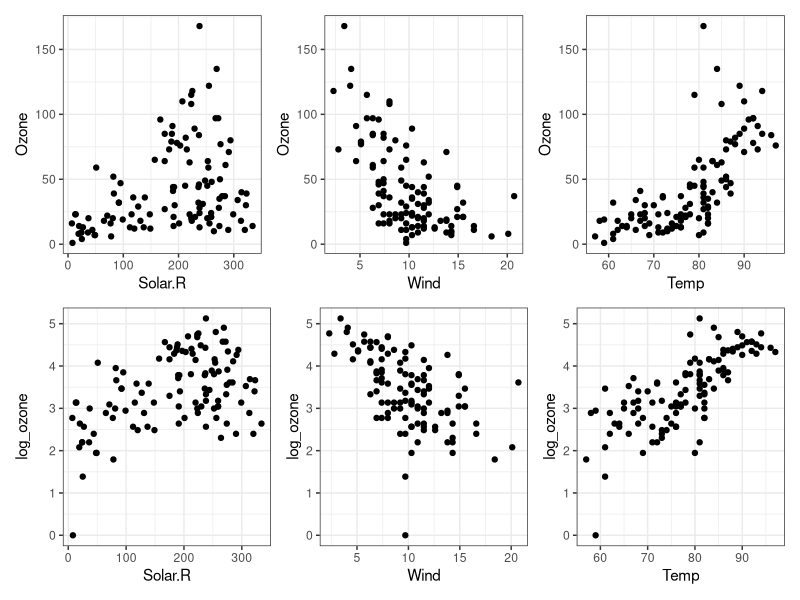
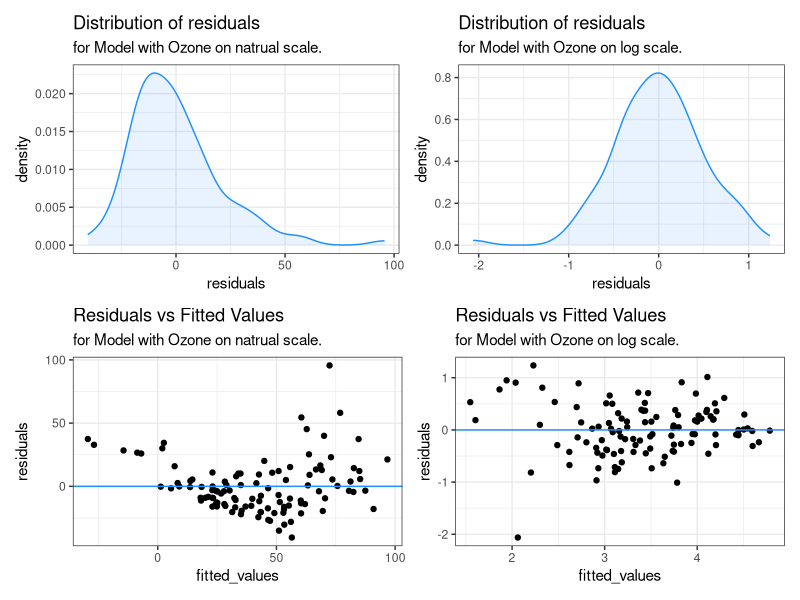

Recreate these plots in R, in order.
## ---- chunk 1
#| echo: false
#| message: false
#| warning: false
library(tidyverse)
library(patchwork)
library(broom)
library(modelr)
## ---- chunk 2
air_quility_df = airquality |>
  as_tibble() |>
  mutate(log_ozone = log(Ozone)) |>
  na.omit()
glimpse(air_quility_df)
## ---- chunk 3
#| echo: false
#| message: false
#| warning: false
solar_ozone_plot = ggplot(data = air_quility_df, aes(x = Solar.R, y = Ozone)) +
  geom_point() +
  theme_bw()
wind_ozone_plot = ggplot(data = air_quility_df, aes(x = Wind, y = Ozone)) +
  geom_point() +
  theme_bw()
temp_ozone_plot = ggplot(data = air_quility_df, aes(x = Temp, y = Ozone)) +
  geom_point() +
  theme_bw()
solar_log_ozone_plot = ggplot(data = air_quility_df, aes(x = Solar.R, y = log_ozone)) +
  geom_point() +
  theme_bw()
wind_log_ozone_plot = ggplot(data = air_quility_df, aes(x = Wind, y = log_ozone)) +
  geom_point() +
  theme_bw()
temp_log_ozone_plot = ggplot(data = air_quility_df, aes(x = Temp, y = log_ozone)) +
  geom_point() +
  theme_bw()

(solar_ozone_plot + wind_ozone_plot + temp_ozone_plot) /
  (solar_log_ozone_plot + wind_log_ozone_plot + temp_log_ozone_plot)
## ---- chunk 4
model_no_log = lm(Ozone ~ Solar.R + Wind + Temp, data = air_quility_df)
model_log = lm(log_ozone ~ Solar.R + Wind + Temp, data = air_quility_df)
## ---- chunk 5
tidy(model_no_log)
tidy(model_log)
## ---- chunk 6
#| echo: false
#| message: false
#| warning: false
residuals_no_log_df = tibble(
  fitted_values = fitted.values(model_no_log),
  residuals = residuals(model_no_log)
)
residuals_log_df = tibble(
  fitted_values = fitted.values(model_log),
  residuals = residuals(model_log)
)
res_dens_no_log_plot = ggplot(residuals_no_log_df, aes(x = residuals)) +
  geom_density(color = "dodgerblue", fill = "dodgerblue", alpha = .1) +
  labs(title = "Distribution of residuals",
       subtitle = "for Model with Ozone on natrual scale.") +
  theme_bw()
res_dens_log_plot = ggplot(residuals_log_df, aes(x = residuals)) +
  geom_density(color = "dodgerblue", fill = "dodgerblue", alpha = .1) +
  labs(title = "Distribution of residuals",
       subtitle = "for Model with Ozone on log scale.") +
  theme_bw()
res_no_log_plot = ggplot(residuals_no_log_df, aes(x = fitted_values, y = residuals)) +
  geom_point() +
  geom_hline(yintercept = 0, color = "dodgerblue") +
  labs(title = "Residuals vs Fitted Values", 
       subtitle = "for Model with Ozone on natrual scale.") +
  theme_bw()
res_log_plot = ggplot(residuals_log_df, aes(x = fitted_values, y = residuals)) +
  geom_point() +
  geom_hline(yintercept = 0, color = "dodgerblue") +
  labs(title = "Residuals vs Fitted Values", 
       subtitle = "for Model with Ozone on log scale.") +
  theme_bw()

(res_dens_no_log_plot + res_dens_log_plot) /
  (res_no_log_plot + res_log_plot)
